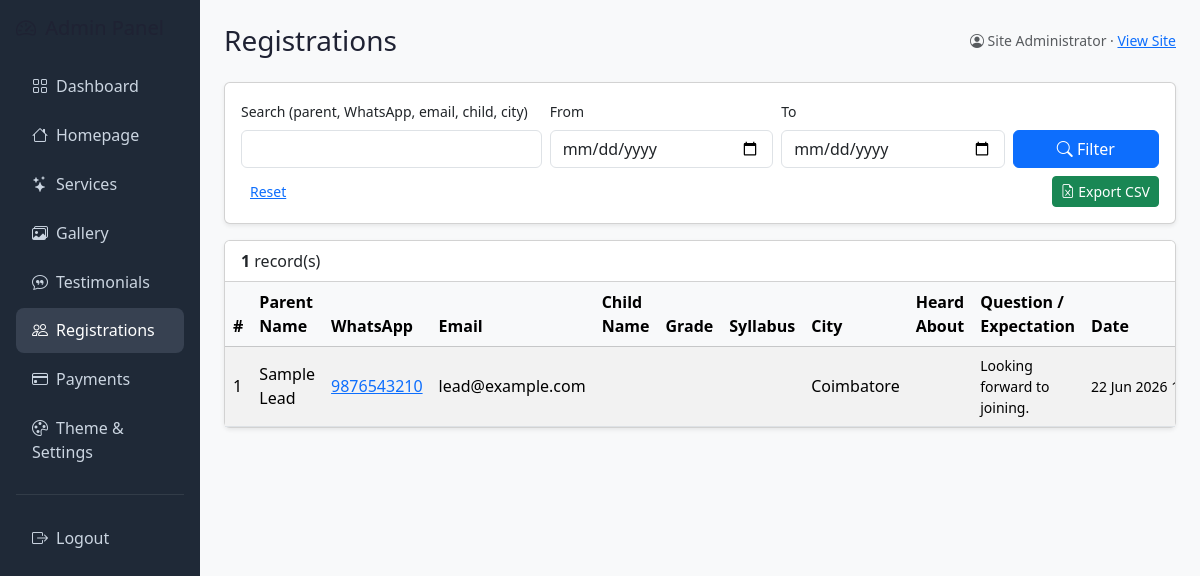
The app's page /admin/registrations.php (signed in) with its own data.
### tables this page shows
CREATE TABLE IF NOT EXISTS `registrations` (
  `id`                INT UNSIGNED NOT NULL AUTO_INCREMENT,
  `tenant_id`         INT UNSIGNED NOT NULL,
  `full_name`         VARCHAR(150) NOT NULL,    
  `mobile`            VARCHAR(20) NOT NULL,     
  `email`             VARCHAR(190) NULL,
  `child_name`        VARCHAR(150) NULL,
  `grade`             VARCHAR(60) NULL,
  `syllabus`          VARCHAR(60) NULL,
  `city`              VARCHAR(120) NULL,
  `heard_about`       VARCHAR(60) NULL,
  `state`             VARCHAR(120) NULL,
  `profession`        VARCHAR(150) NULL,
  `interested_service` VARCHAR(190) NULL,
  `message`           TEXT NULL,                
  `created_at`        TIMESTAMP NOT NULL DEFAULT CURRENT_TIMESTAMP,
  PRIMARY KEY (`id`),
  KEY `idx_reg_tenant` (`tenant_id`),
  KEY `idx_reg_created` (`created_at`),
  CONSTRAINT `fk_reg_tenant` FOREIGN KEY (`tenant_id`)
    REFERENCES `tenants` (`id`) ON DELETE CASCADE
);

### config/functions.php (called while the page is built, shortened)
<?php
require_once __DIR__ . '/db.php';
function e(?string $value): string
{
    return htmlspecialchars((string) $value, ENT_QUOTES, 'UTF-8');
}

### config/db.php (called while the page is built, shortened)
<?php
function db(): PDO
{
    static $pdo = null;
    if ($pdo === null) {
        $dsn = sprintf('mysql:host=%s;dbname=%s;charset=%s', DB_HOST, DB_NAME, DB_CHARSET);
        $options = [
            PDO::ATTR_ERRMODE            => PDO::ERRMODE_EXCEPTION,
            PDO::ATTR_DEFAULT_FETCH_MODE => PDO::FETCH_ASSOC,
            PDO::ATTR_EMULATE_PREPARES   => false,
        ];
        try {
            $pdo = new PDO($dsn, DB_USER, DB_PASS, $options);
        } catch (PDOException $e) {
            http_response_code(500);
            exit('Database connection failed. Please try again later.');
        }
    }
    return $pdo;
}

### admin/registrations.php (the view, shortened to what this page needs)
<?php
require_once __DIR__ . '/../config/functions.php';
$tid = admin_tenant_id();
$search = trim($_GET['q'] ?? '');
$from   = trim($_GET['from'] ?? '');
$to     = trim($_GET['to'] ?? '');
$where  = ['tenant_id = ?'];
$params = [$tid];
$whereSql = implode(' AND ', $where);
$stmt = db()->prepare("SELECT * FROM registrations WHERE $whereSql ORDER BY created_at DESC LIMIT 500");
$stmt->execute($params);
$rows = $stmt->fetchAll();
include __DIR__ . '/inc/header.php';
?>
<div class="card shadow-sm mb-3">
  <div class="card-body">
    <form class="row g-2 align-items-end" method="get">
      <div class="col-md-4"><label class="form-label small">Search (parent, WhatsApp, email, child, city)</label>
        <input class="form-control" name="q" value="<?= e($search) ?>"></div>
      <div class="col-md-3"><label class="form-label small">From</label>
        <input type="date" class="form-control" name="from" value="<?= e($from) ?>"></div>
      <div class="col-md-3"><label class="form-label small">To</label>
        <input type="date" class="form-control" name="to" value="<?= e($to) ?>"></div>
      <div class="col-md-2 d-grid gap-1">
        <button class="btn btn-primary"><i class="bi bi-search"></i> Filter</button>
      </div>
      <div class="col-12">
        <a href="registrations.php" class="btn btn-sm btn-link">Reset</a>
        <a href="?export=1&q=<?= urlencode($search) ?>&from=<?= urlencode($from) ?>&to=<?= urlencode($to) ?>"
           class="btn btn-sm btn-success float-end"><i class="bi bi-file-earmark-excel"></i> Export CSV</a>
      </div>
    </form>
  </div>
</div>
<div class="card shadow-sm">
  <div class="card-header bg-white"><strong><?= count($rows) ?></strong> record(s)</div>
  <div class="table-responsive">
    <table class="table table-hover table-striped align-middle mb-0">
      <thead class="table-light"><tr>
        <th>#</th><th>Parent Name</th><th>WhatsApp</th><th>Email</th><th>Child Name</th><th>Grade</th>
        <th>Syllabus</th><th>City</th><th>Heard About</th><th>Question / Expectation</th><th>Date</th></tr></thead>
      <tbody>
        <?php foreach ($rows as $r): ?>
          <tr>
            <td><?= (int)$r['id'] ?></td>
            <td><?= e($r['full_name']) ?></td>
            <td><a href="tel:<?= e($r['mobile']) ?>"><?= e($r['mobile']) ?></a></td>
            <td><?= e($r['email']) ?></td>
            <td><?= e($r['child_name'] ?? '') ?></td>
            <td><?= e($r['grade'] ?? '') ?></td>
            <td><?= e($r['syllabus'] ?? '') ?></td>
            <td><?= e($r['city']) ?></td>
            <td><?= e($r['heard_about'] ?? '') ?></td>
            <td class="small"><?= e($r['message']) ?></td>
            <td class="text-nowrap small"><?= e(date('d M Y H:i', strtotime($r['created_at']))) ?></td>
          </tr>
        <?php endforeach; ?>
      </tbody>
    </table>
  </div>
</div>
<?php include __DIR__ . '/inc/footer.php'; ?>

### assets/css/style.css (style rules this page uses)
:root { --brand-primary:#E8112D; --brand-secondary:#F2867D; --surface-pink:#FCEDEA; --nav-bg:#0d0d0f; --heading:#1f2233; }
body { font-family:"Poppins","Segoe UI",system-ui,-apple-system,sans-serif;color:#3a3a44; }

### records on screen
registrations: id "1", full_name "Sample Lead", mobile "9876543210", email "lead@example.com", city "Coimbatore", message "Looking forward to joining.", created_at "22 Jun 2026…"

### other values on screen
$page_heading "Registrations"
$admin['name'] "Site Administrator"
count($rows) "1"
